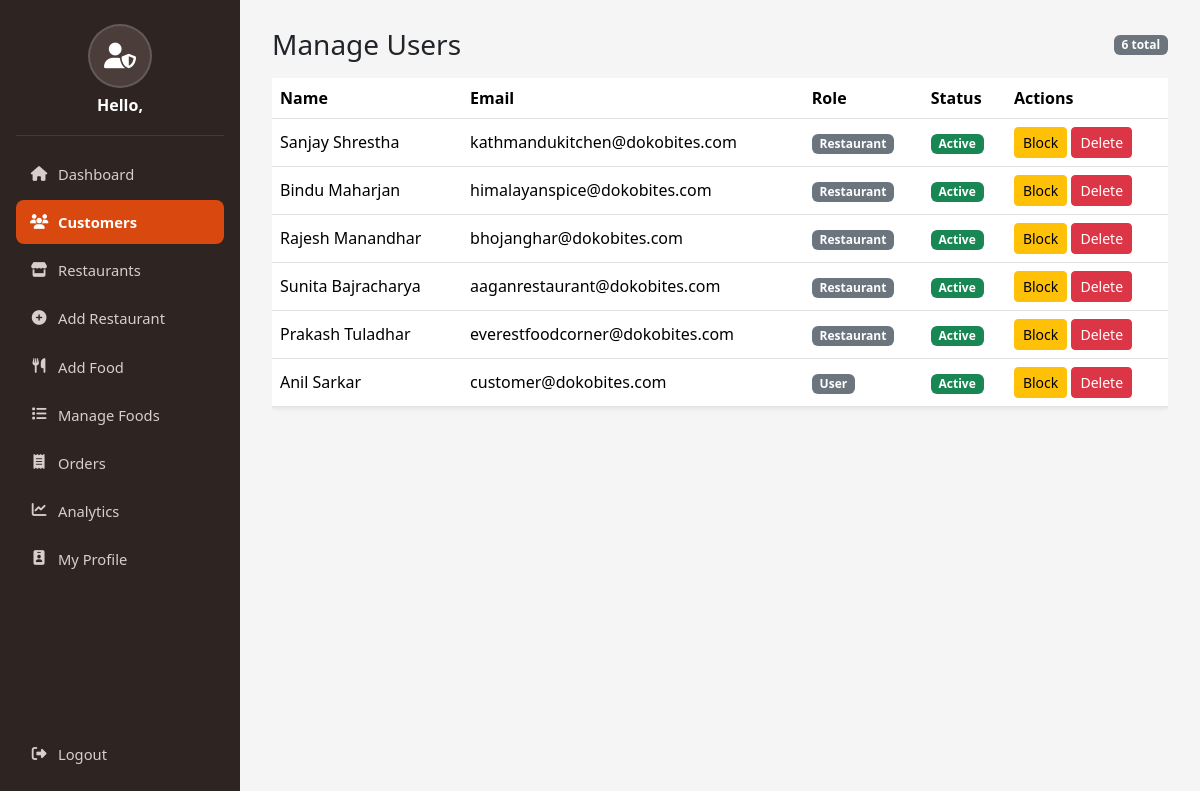
Page /admin/manage_users.php on the committed database.
### tables this page shows
CREATE TABLE `users` (
    `id` INT UNSIGNED NOT NULL AUTO_INCREMENT,
    `name` VARCHAR(150) NOT NULL,
    `email` VARCHAR(191) NOT NULL,
    `password` VARCHAR(255) NOT NULL,
    `role` ENUM('user', 'restaurant', 'admin') NOT NULL DEFAULT 'user',
    `status` ENUM('active', 'blocked') NOT NULL DEFAULT 'active',
    `profile_image` VARCHAR(255) NULL DEFAULT NULL,
    `reset_token` VARCHAR(255) NULL DEFAULT NULL,
    `reset_expires` DATETIME NULL DEFAULT NULL,
    `created_at` TIMESTAMP NOT NULL DEFAULT CURRENT_TIMESTAMP,
    PRIMARY KEY (`id`),
    UNIQUE KEY `uq_users_email` (`email`),
    KEY `idx_users_role` (`role`),
    KEY `idx_users_reset_token` (`reset_token`)
);

### admin/manage_users.php (the view, shortened to what this page needs)
<?php
include '../includes/db.php';
$users = $conn->query("SELECT * FROM users WHERE role != 'admin' ORDER BY created_at DESC");
$totalCount = $users ? $users->num_rows : 0;
?>
<!DOCTYPE html>
<html lang="en">
<head>
    <link href="https://cdn.jsdelivr.net/npm/bootstrap@5.3.3/dist/css/bootstrap.min.css" rel="stylesheet">
    <link href="https://cdnjs.cloudflare.com/ajax/libs/font-awesome/6.5.1/css/all.min.css" rel="stylesheet">
</head>
<body>
<div class="admin-sidebar">
    <div class="admin-sidebar-profile">
        <div class="admin-avatar">
        <?php
        $avatarStmt = $conn->prepare("SELECT profile_image FROM users WHERE id = ?");
        $avatarStmt->bind_param("i", $_SESSION['user_id']);
        $avatarStmt->execute();
        $avatarImg = $avatarStmt->get_result()->fetch_assoc()['profile_image'] ?? null;
        ?>
        <?php if ($avatarImg): ?>
            <img src="/food_ordering_system/assets/uploads/<?php echo htmlspecialchars($avatarImg); ?>" alt="Profile" style="width:100%;height:100%;object-fit:cover;">
        <?php else: ?>
            <i class="fa-solid fa-user-shield"></i>
        <?php endif; ?>
    </div>
        <h6 class="mt-2 mb-0">Hello, <?php echo htmlspecialchars($_SESSION['name']); ?></h6>
    </div>
    <nav class="admin-nav">
        <a href="dashboard.php" class="admin-nav-link"><i class="fa-solid fa-house"></i> Dashboard</a>
        <a href="manage_users.php" class="admin-nav-link active"><i class="fa-solid fa-users"></i> Customers</a>
        <a href="manage_restaurants.php" class="admin-nav-link"><i class="fa-solid fa-store"></i> Restaurants</a>
        <a href="add_restaurant.php" class="admin-nav-link"><i class="fa-solid fa-circle-plus"></i> Add Restaurant</a>
        <a href="add_food.php" class="admin-nav-link"><i class="fa-solid fa-utensils"></i> Add Food</a>
        <a href="manage_foods.php" class="admin-nav-link"><i class="fa-solid fa-list"></i> Manage Foods</a>
        <a href="manage_orders.php" class="admin-nav-link"><i class="fa-solid fa-receipt"></i> Orders</a>
        <a href="analytics.php" class="admin-nav-link"><i class="fa-solid fa-chart-line"></i> Analytics</a>
        <a href="profile.php" class="admin-nav-link"><i class="fa-solid fa-id-badge"></i> My Profile</a>
        <a href="../auth/logout.php" class="admin-nav-link mt-auto"><i class="fa-solid fa-right-from-bracket"></i> Logout</a>
    </nav>
</div>
<div class="admin-content">
    <div class="d-flex justify-content-between align-items-center mb-3">
        <h3 class="mb-0">Manage Users</h3>
        <span class="badge bg-secondary"><?php echo $totalCount; ?> total</span>
    </div>
    <div class="table-responsive">
        <table class="table bg-white shadow-sm align-middle">
            <thead>
                <tr><th>Name</th><th>Email</th><th>Role</th><th>Status</th><th>Actions</th></tr>
            </thead>
            <tbody>
                <?php while ($u = $users->fetch_assoc()): ?>
                <tr>
                    <td><?php echo htmlspecialchars($u['name']); ?></td>
                    <td><?php echo htmlspecialchars($u['email']); ?></td>
                    <td><span class="badge bg-secondary"><?php echo ucfirst($u['role']); ?></span></td>
                    <td>
                        <span class="badge bg-<?php echo $u['status']==='active' ? 'success' : 'danger'; ?>">
                            <?php echo ucfirst($u['status']); ?>
                        </span>
                    </td>
                    <td>
                        <?php if ($u['status'] === 'active'): ?>
                            <a href="?block=<?php echo $u['id']; ?>" class="btn btn-sm btn-warning">Block</a>
                        <?php else: ?>
                            <a href="?unblock=<?php echo $u['id']; ?>" class="btn btn-sm btn-success">Unblock</a>
                        <?php endif; ?>
                        <a href="?delete=<?php echo $u['id']; ?>" class="btn btn-sm btn-danger"
                           onclick="return confirm('Delete this user permanently?');">Delete</a>
                    </td>
                </tr>
                <?php endwhile; ?>
            </tbody>
        </table>
    </div>
</div>
</body>
</html>

### admin/manage_users.php (style rules this page uses)
body { background: #f5f5f5; margin: 0; }
.admin-sidebar { position: fixed; top: 0; left: 0; width: 240px; height: 100vh; background: #2e2422; color: #fff; display: flex; flex-direction: column; padding: 24px 16px; z-index: 1000; overflow-y: auto; }
.admin-sidebar-profile { text-align: center; padding-bottom: 20px; border-bottom: 1px solid rgba(255,255,255,0.1); margin-bottom: 16px; }
.admin-avatar { width: 64px; height: 64px; border-radius: 50%; background: #4a3d3a; display: flex; align-items: center; justify-content: center; margin: 0 auto; font-size: 1.6rem; color: #fff; border: 2px solid rgba(255,255,255,0.15); overflow: hidden; }
.admin-sidebar-profile h6 { color: #fff; font-weight: 600; }
.admin-nav { display: flex; flex-direction: column; gap: 4px; flex: 1; }
.admin-nav-link { color: #d8cfcc; text-decoration: none; padding: 11px 14px; border-radius: 8px; font-size: 0.92rem; display: flex; align-items: center; gap: 10px; transition: background 0.2s ease, color 0.2s ease; }
.admin-nav-link i { width: 18px; text-align: center; }
.admin-nav-link.active { background: #d9480f; color: #fff; font-weight: 600; }
.admin-nav-link.mt-auto { margin-top: auto; }
.admin-content { margin-left: 240px; padding: 28px 32px; min-height: 100vh; }

### rows in the picture
users: name "Sanjay Shrestha", email "kathmandukitchen@dokobites.com", role "Restaurant", status "Active"
users: name "Bindu Maharjan", email "himalayanspice@dokobites.com", role "Restaurant", status "Active"
users: name "Rajesh Manandhar", email "bhojanghar@dokobites.com", role "Restaurant", status "Active"
users: name "Sunita Bajracharya", email "aaganrestaurant@dokobites.com", role "Restaurant", status "Active"
users: name "Prakash Tuladhar", email "everestfoodcorner@dokobites.com", role "Restaurant", status "Active"
users: name "Anil Sarkar", email "customer@dokobites.com", role "User", status "Active"

### other values in the picture
$totalCount "6"
